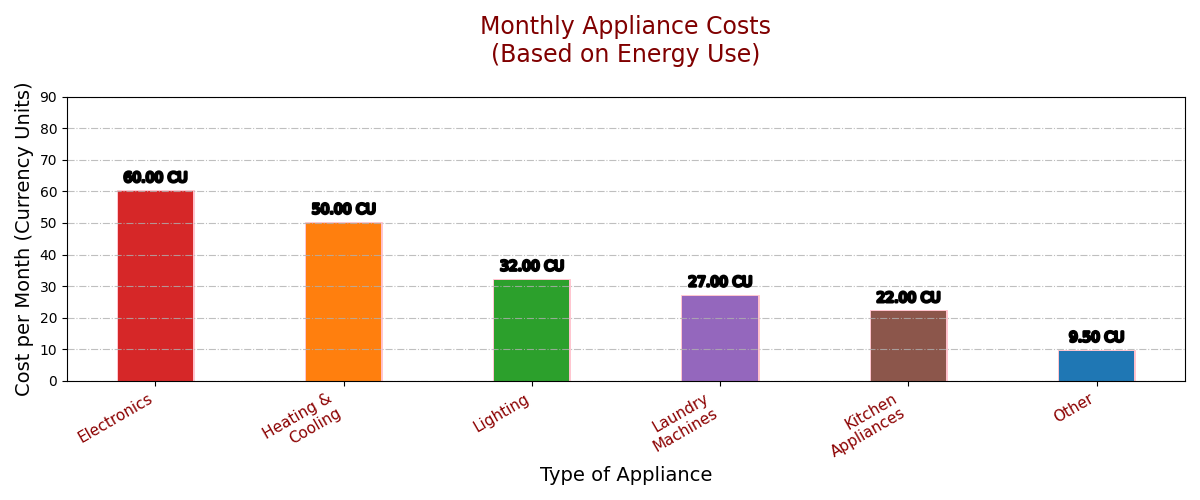

Source code (Python):
import matplotlib.pyplot as plt
import numpy as np
from matplotlib import patheffects

appliance_types = ["Kitchen\nAppliances", "Heating &\nCooling", "Lighting", "Laundry\nMachines", "Electronics", "Other"]
energy_consumption = [100, 250, 200, 150, 400, 50]
variability = [10, 30, 25, 20, 50, 5]
cost_per_kwh = [0.22, 0.2, 0.16, 0.18, 0.15, 0.19]

sorted_indices = np.argsort(energy_consumption)[::-1]
appliance_types = [appliance_types[i] for i in sorted_indices]
energy_consumption = [energy_consumption[i] for i in sorted_indices]
variability = [variability[i] for i in sorted_indices]
cost_per_kwh = [cost_per_kwh[i] for i in sorted_indices]

benchmark = 200
colors = ['#d62728', '#ff7f0e', '#2ca02c', '#9467bd', '#8c564b', '#1f77b4']

fig, ax = plt.subplots(figsize=(12, 7))
bar_positions = np.arange(len(appliance_types))
bars = ax.bar(bar_positions, energy_consumption, yerr=variability, capsize=7, color=colors, width=0.5,
              path_effects=[patheffects.withStroke(linewidth=3, foreground="yellow")])

for bar in bars:
    yval = bar.get_height()
    ax.text(bar.get_x() + bar.get_width() / 2, yval + 15, f'{yval} kWh', ha='center', va='bottom',
            fontsize=10, fontweight='normal', path_effects=[patheffects.withStroke(linewidth=2, foreground="black")])

ax.annotate('Peak Usage', xy=(0, 400), xytext=(1, 450),
            arrowprops=dict(facecolor='green', shrink=0.05), fontsize=12, color='blue')
ax.axhline(y=benchmark, color='purple', linestyle='-.', linewidth=2, label='Avg. Benchmark')

ax.set_title("Appliance Energy Use\nin Homes", fontsize=20, color='olive', pad=25)
ax.set_xlabel("Type of Appliance", fontsize=14)
ax.set_ylabel("Energy Consumption (kWh/month)", fontsize=13)
ax.set_xticks(bar_positions)
ax.set_xticklabels(appliance_types, fontsize=11, rotation=30, ha='right', color='navy')
ax.set_ylim(0, 500)
ax.yaxis.grid(True, linestyle=':', alpha=0.7)

ax.legend(loc='upper center')

plt.tight_layout()

monthly_costs = np.array(energy_consumption) * np.array(cost_per_kwh)
fig, ax2 = plt.subplots(figsize=(12, 5))
bars2 = ax2.bar(bar_positions, monthly_costs, color=colors, width=0.4,
                path_effects=[patheffects.withStroke(linewidth=2, foreground="pink")])

ax2.set_title("Monthly Appliance Costs\n(Based on Energy Use)", fontsize=17, color='maroon', pad=25)
ax2.set_xlabel("Type of Appliance", fontsize=14)
ax2.set_ylabel("Cost per Month (Currency Units)", fontsize=14)
ax2.set_xticks(bar_positions)
ax2.set_xticklabels(appliance_types, fontsize=11, rotation=30, ha='right', color='darkred')
ax2.set_ylim(0, 90)
ax2.yaxis.grid(True, linestyle='-.', alpha=0.8)

for bar in bars2:
    yval = bar.get_height()
    ax2.text(bar.get_x() + bar.get_width() / 2, yval + 2, f'{yval:.2f} CU', ha='center', va='bottom',
             fontsize=10, fontweight='normal', path_effects=[patheffects.withStroke(linewidth=2, foreground="black")])

plt.tight_layout()

plt.show()
